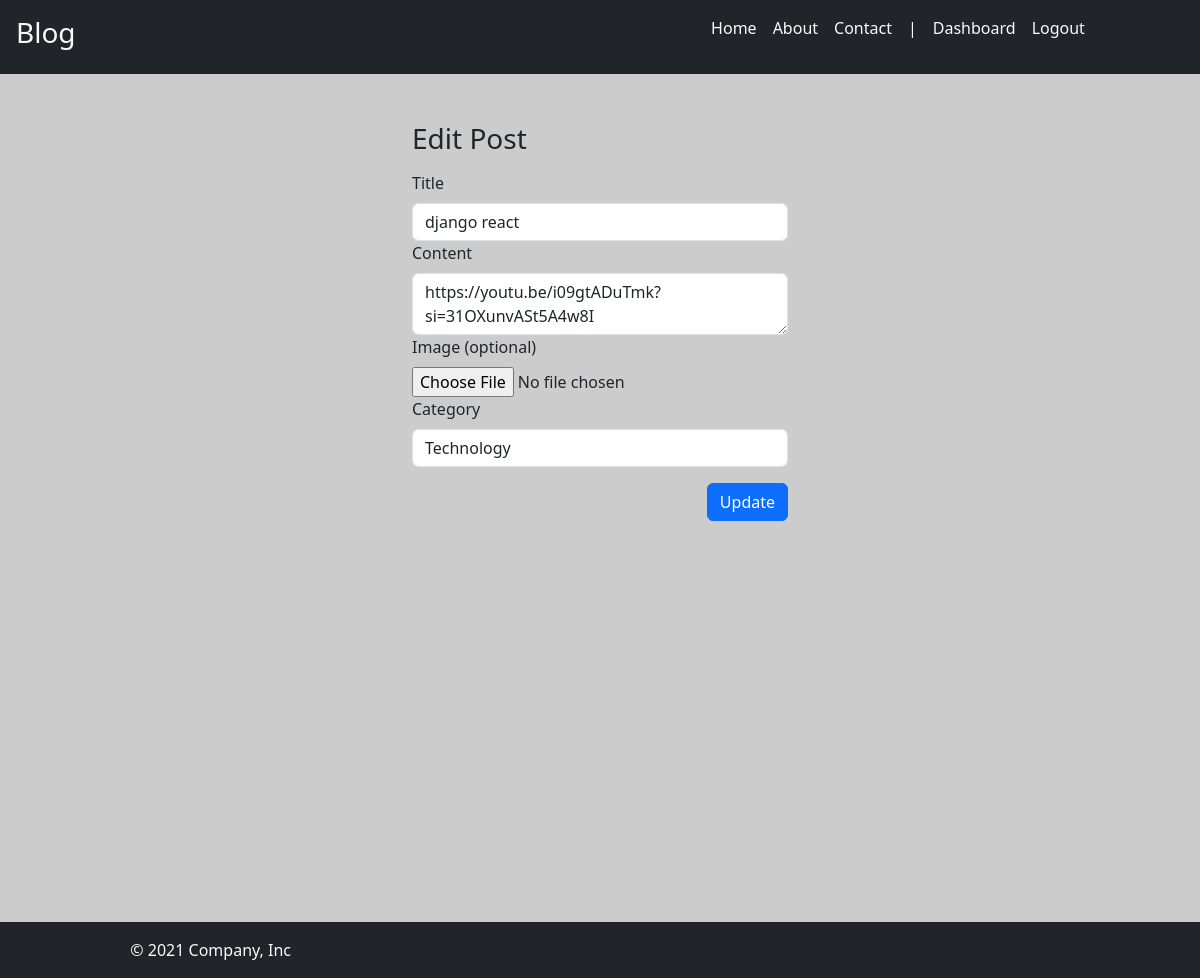
Screenshot of /edit_post/21 (signed in) with the database file from the repository.
### blog/models.py (models this page shows, shortened)
class Post(models.Model):
    title = models.CharField(max_length=100)
    content = models.TextField()
    img_url = models.ImageField(null=True,upload_to="posts/images")
    created_at = models.DateTimeField(auto_now_add=True)
    slug = models.SlugField(unique=True)
    category = models.ForeignKey(Category, on_delete=models.CASCADE)
    user = models.ForeignKey(User,on_delete=models.CASCADE,null=True)
    is_published = models.BooleanField(default=False)

class Category(models.Model):
    name = models.CharField(max_length=100)

### blog/views.py (the view)
# urls.py: path("edit_post/<int:post_id>", views.edit_post, name="edit_post"),
@login_required
@permission_required('blog.change_post' , raise_exception=True)
def edit_post(request, post_id):
    categories = Category.objects.all()
    post = get_object_or_404(Post, id=post_id)
    form = PostForm()
    if request.method == "POST":
        form = PostForm(request.POST, request.FILES, instance=post)
        if form.is_valid():
            form.save()
            messages.success(request, "Post Updated Sucessfully")
            return redirect("blog:dashboard")
    return render(
        request,
        "blog/edit_post.html",
        {"categories": categories, "post": post, "form": form},
    )

### blog/forms.py (shortened to what this page needs)
class PostForm(forms.ModelForm):
    title = forms.CharField(label="Title", max_length=200, required=True)
    content = forms.CharField(label="Content", required=True)
    category = forms.ModelChoiceField(label="Category",required=True , queryset=Category.objects.all())
    img_url = forms.ImageField(label="Image", required=False)
    class Meta:
        model = Post
        fields = ['title','content','category','img_url']

### blog/templates/blog/edit_post.html (shortened to what this page needs)
{% extends 'blog/base.html'%} {% block content %}
<div class="container-fluid vh-100">
  <div class="row d-flex justify-content-center mt-5">
    <div class="col-4">
      <h3>Edit Post</h3>
      <div class="my-3">
        <form method="post" enctype="multipart/form-data">
          <div class="form-group">
            <label for="title" class="form-label">Title</label>
            <input
              type="text"
              class="form-control"
              name="title"
              id="title"
              value="{{post.title}}"
            />
          </div>
          <div class="form-group">
            <label for="content" class="form-label">Content</label>
            <textarea
              class="form-control"
              id="content"
              name="content"
            >{{post.content}}</textarea>
          </div>
          <div class="form-group">
            <label for="image" class="form-label">Image (optional)</label>
            <input
              type="file"
              class="form-control-file"
              id="img_url"
              name="img_url"
            />
          </div>
          <div class="form-group">
            <label for="category" class="form-label">Category</label>
            <select class="form-control" id="category" name="category">
              {% if categories %} {% for category in categories %}
              <option
              {% if post.category.id == category.id %} selected {% endif %} value="{{category.id}}">{{category.name}}</option>
              {% endfor %} {% endif %}
            </select>
          </div>
          <div class="my-3 d-flex justify-content-end">
            <button type="submit" class="btn btn-primary">Update</button>
          </div>
        </form>
      </div>
    </div>
  </div>
</div>
{% endblock %}

### blog/static/blog/css/style.css (style rules this page uses)
body { background-color: #cccccc; }

### rows the page displays
Post: title "django react", content "https://youtu.be/i09gtADuTmk?si=31OXunvASt5A4w8I", category "Technology"
